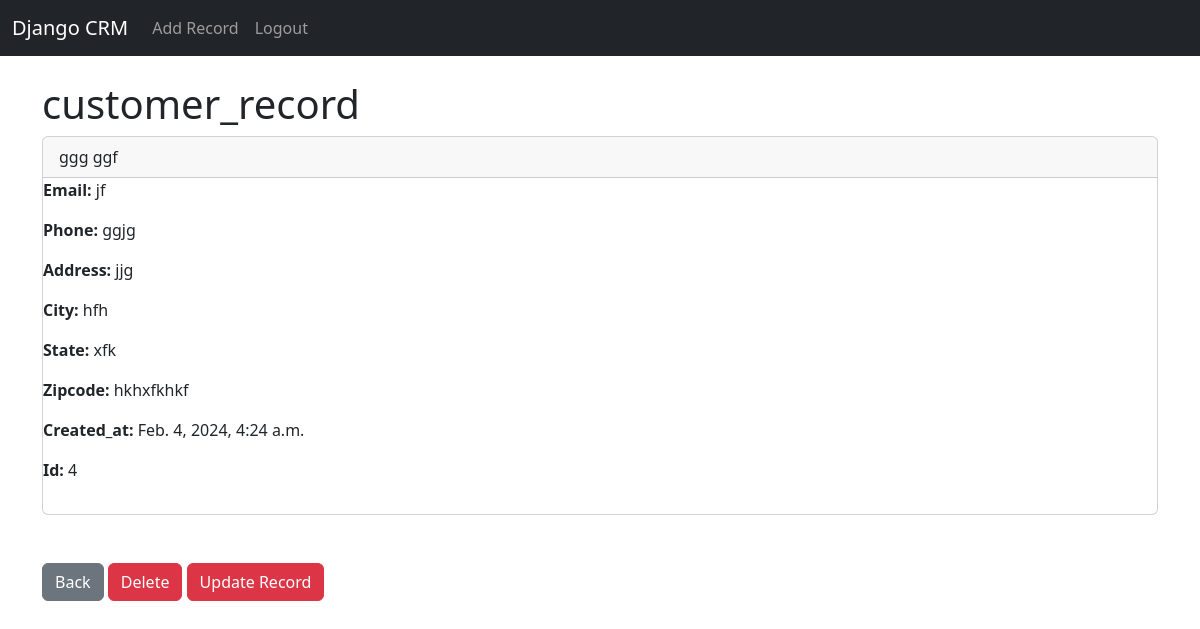
Before: /record/4 (signed in) with the older database file.
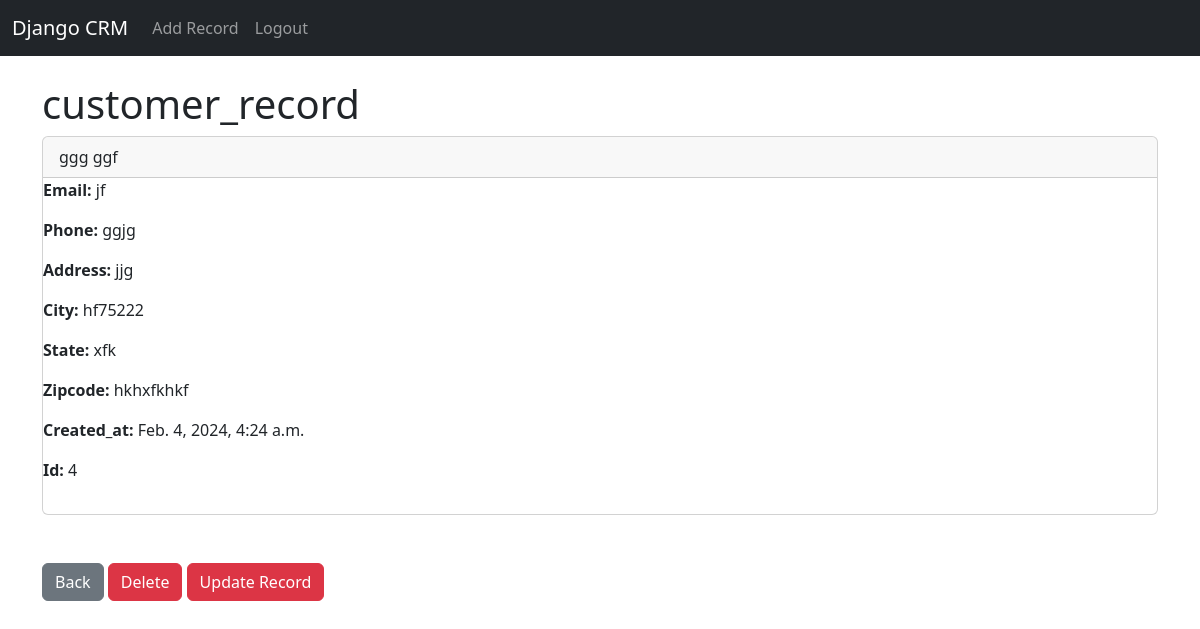
After: the same page with the newer database file.
### website/models.py (models this page shows)
class Record(models.Model):
	created_at = models.DateTimeField(auto_now_add=True)
	first_name = models.CharField(max_length=50)
	last_name =  models.CharField(max_length=50)
	email = models.EmailField(max_length=100)
	address =  models.CharField(max_length=100)
	city =  models.CharField(max_length=50)
	state =  models.CharField(max_length=50)
	zipcode =  models.CharField(max_length=6)
	phone_regex = RegexValidator(regex=r'^\+?1?\d{9,15}$', message="Phone number must be entered in the format: '+999999999'. Up to 15 digits allowed.")
	phone = models.CharField(validators=[phone_regex], max_length=17, blank=True)

### website/views.py (the view)
def customer_record (request ,pk ):
    if request.user.is_authenticated:
          customer_record = Record.objects.get(id=pk)
          return render(request, 'record.html', {'customer_record': customer_record})
    else:
        messages.success(request ,"you Must Be Login")
        return redirect ('home')

### website/templates/record.html (shortened to what this page needs)
{% extends 'base.html' %}
{% block content %}
<h1> customer_record</h1>
<div class="card">
    <div class="card-header">
        {{ customer_record.first_name}} {{ customer_record.last_name}}
    </div>
      <p class="card-text">
        <strong>Email: </strong>{{ customer_record.email}}<br/>
      </p>
      <p class="card-text">
        <strong>Phone: </strong>{{ customer_record.phone}}<br/>
    </p>
    <p class="card-text">
        <strong>Address: </strong>{{ customer_record.address}} <br/>
    </p>
    <p class="card-text">
        <strong>City: </strong>{{ customer_record.city }}<br/>
    </p>
    <p class="card-text">
        <strong>State: </strong>{{ customer_record.state}}<br/>
    </p>
    <p class="card-text">
        <strong>Zipcode: </strong>{{ customer_record.zipcode}}<br/>
    </p>
    <p class="card-text">
        <strong>Created_at: </strong>{{ customer_record.created_at}}<br/>
    </p>
    <p class="card-text">
        <strong>Id: </strong>{{ customer_record.id}}<br/></p>
    </div>
    <br/>
    <br/>
    <a href= "{% url 'home' %}" class="btn btn-secondary ">Back</a>
    <a href= "{% url 'delete_record' customer_record.id  %}" class="btn btn-danger">Delete</a>
    <a href= "{% url 'update_record' customer_record.id  %}" class="btn btn-danger">Update Record</a>
  </div>
{% endblock content %}

Changed rows visible on the page:
changed Record "ggg": city "hfh" → "hf75222"
